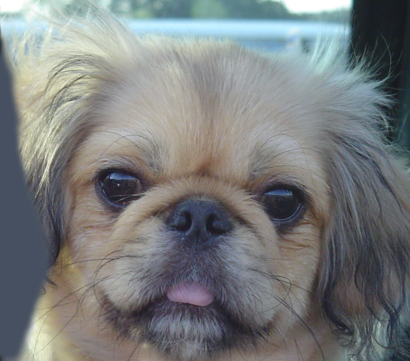
%> input picture Images/6/blending/dog.jpg, 410 x 361 px
$ octave p2_image_blending.m   (GNU Octave 9; MATLAB toolbox functions it lacks are replaced by stand-ins)
%> lines starting %> are read from the running program, lines starting %| are printed output that depends on the picture; in (x1, y1, x2, y2) boxes, pixels count from 0 and x2, y2 are one past the last pixel; in counts of white or black regions, pixels touching at a corner belong together; the program's own positions count from 1
### ch6 - Wavelet/GaussianPyramid.m
function pyramid=GaussianPyramid(image, iternum)

    pyramid = cell(iternum, 1);
    pyramid{1} = image;

    for i = 2 : iternum
        pyramid{i} = impyramid(pyramid{i-1},'reduce');
    end


### ch6 - Wavelet/LaplacianPyramid.m
function pyramid=LaplacianPyramid(image, iternum)
    h_filter = [1, 4, 6, 4, 1]*(1/16);
    h_filter = h_filter' * h_filter;

    g_filter = h_filter * 4;

    pyramid = cell(iternum, 1);
    handle_image = image;

    for i = 1:iternum - 1

        temp = imfilter(handle_image, h_filter, 'replicate');
        rows = size(temp, 1);
        cols = size(temp, 2);
        temp = temp(1:2:rows, 1:2:cols, :);
        origin_image = handle_image;
        handle_image = temp;

        temp = UpSampling(handle_image);
        temp = temp(1:rows, 1:cols, :);
        temp = imfilter(temp, g_filter, 'replicate');
        e_handle_image = temp;

        pyramid{i} = origin_image - e_handle_image;
    end
    pyramid{iternum} = handle_image;


### ch6 - Wavelet/UpSampling.m
function up_image=UpSampling(image)
    [rows, cols, channels] = size(image);
    up_image = double(zeros(rows*2, cols*2, channels));
    up_image(1:2:rows*2, 1:2:cols*2, :) = image;

### ch6 - Wavelet/LaplacianReconstruct.m
function image=LaplacianReconstruct(laplacian_pyramid)
    g_filter = [1, 4, 6, 4, 1]*(1/16);
    g_filter = g_filter' * g_filter * 4;

    laplacian_pyramid_copy = laplacian_pyramid;
    iternum = length(laplacian_pyramid_copy);
    for i = flip(2:iternum)
        temp = laplacian_pyramid_copy{i};
        temp = UpSampling(temp);
        rows = size(laplacian_pyramid_copy{i-1}, 1);
        cols = size(laplacian_pyramid_copy{i-1}, 2);
        temp = temp(1:rows, 1:cols, :);
        temp = imfilter(temp, g_filter, 'replicate');
        laplacian_pyramid_copy{i-1} = laplacian_pyramid_copy{i-1} + temp;
    end

    image = laplacian_pyramid_copy{1};


### ch6 - Wavelet/p2_image_blending.m
clear all; close all; clc;

leftImage = double(imread("..\Images\6\blending\dog.jpg"));
rightImage = double(imread("..\Images\6\blending\cat.jpg"));
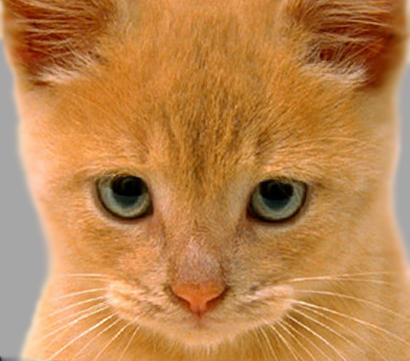
%> input picture Images/6/blending/cat.jpg, 410 x 361 px

iternum = 7;

if (size(leftImage) ~= size(rightImage))
    error('Input images are not the same size!')
end

[rows, cols, channels] = size(leftImage);
%> rows = 361; cols = 410; channels = 3

% mask gaussian
mask = double(zeros(rows, cols, channels));
mask(:, 1:floor(cols/2), :) = ones(rows, floor(cols/2), channels);
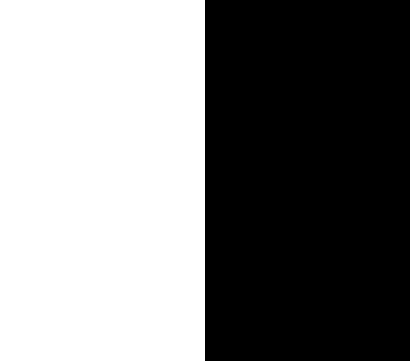
%> mask: size 361x410x3 double; values 0 (black) and 1 (white), 50% white; 1 white region, box (x1, y1, x2, y2) and area: (0, 0, 205, 361) 74005
mask_pyramid = GaussianPyramid(mask, iternum);


% leftImage pyramid and rightImage pyramid
left_pyramid = LaplacianPyramid(leftImage, iternum);
%> the loop in LaplacianPyramid, `for i = 1:iternum - 1` made 6 passes
%> pass 1, in LaplacianPyramid, `temp = temp(1:rows, 1:cols, :);`:
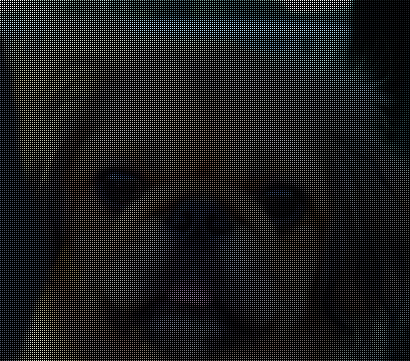
%> temp: size 361x410x3 double; mean R, G, B 30.4, 31.2, 31.4
%> left_pyramid = 7 items
right_pyramid = LaplacianPyramid(rightImage, iternum);
%> the loop in LaplacianPyramid (call 2), `for i = 1:iternum - 1` made 6 passes
%> pass 1, in LaplacianPyramid (call 2), `temp = UpSampling(handle_image);`:
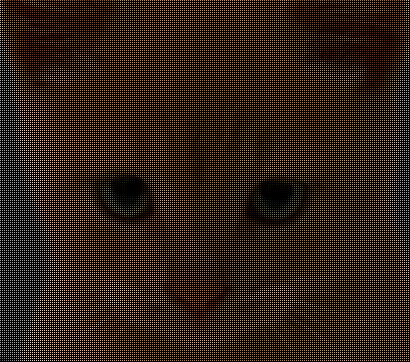
%> temp: size 362x410x3 double; mean R, G, B 47.1, 33.1, 19.3
%> pass 1, in LaplacianPyramid (call 2), `temp = temp(1:rows, 1:cols, :);`:
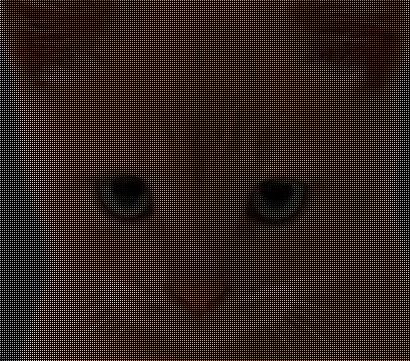
%> temp: size 361x410x3 double; mean R, G, B 47.2, 33.2, 19.3
%> right_pyramid = 7 items

% get blend laplacian pyramid
blend_pyramid = cell(iternum, 1);
for i = 1:iternum
    blend_pyramid{i} = left_pyramid{i} .* mask_pyramid{i} + right_pyramid{i} .* (1 - mask_pyramid{i});
end
%> after the loop, blend_pyramid = 7 items

% reconstruct the blend image
blendImage = LaplacianReconstruct(blend_pyramid);
%> in LaplacianReconstruct, `iternum = length(laplacian_pyramid_copy);`: iternum = 7
%> the loop in LaplacianReconstruct, `for i = flip(2:iternum)` made 6 passes
%> (i, rows, cols) on passes 1, 2, 3, 5, 6: (7, 12, 13), (6, 23, 26), (5, 46, 52), (3, 181, 205), (2, 361, 410)
%> (rows, cols) on pass 4: (91, 103)
%> in LaplacianReconstruct, `image = laplacian_pyramid_copy{1};`:
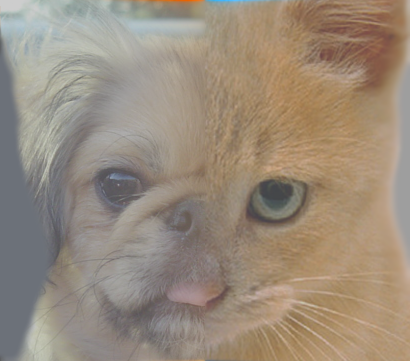
%> image: size 361x410x3 double; mean R, G, B 157.9, 131.4, 101.5; drawn with min black and max white

leftImage = uint8(leftImage);rightImage = uint8(rightImage);
%> further down, leftImage is the input picture: size 361x410x3 uint8; mean R, G, B 121.2, 124.5, 125
%> further down, rightImage is the input picture: size 361x410x3 uint8; mean R, G, B 188.3, 132.5, 77.1
blendImage = uint8(blendImage);

figure;
subplot(1,2,1);imshow(leftImage); title('left Image');
subplot(1,2,2);imshow(rightImage); title('right Image');

figure;
subplot(1,2,1);imshow(blendImage); title('blend Image');

h=fix(size(leftImage,2)/2);
%> h = 205
subplot(1,2,2); imshow(cat(2,leftImage(:,1:h,:), rightImage(:,h+1:end,:)));
%> after `imshow(cat(2,leftImage(:,1:h,:), rightImage(:,h+1:end,:)))`:
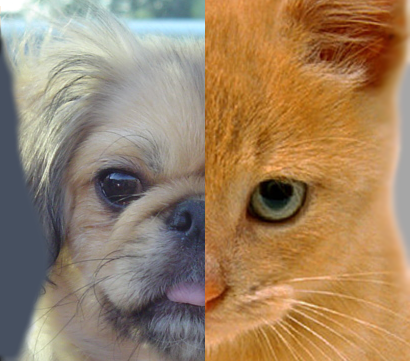
%> displayed picture: size 361x410x3, on the screen's scale of 0 to 255; mean R, G, B 157.9, 131.4, 101.5; mean of the top-left, top-right, bottom-left and bottom-right quarters 163.6, 118.2, 108.4, 131
title('half concat');
